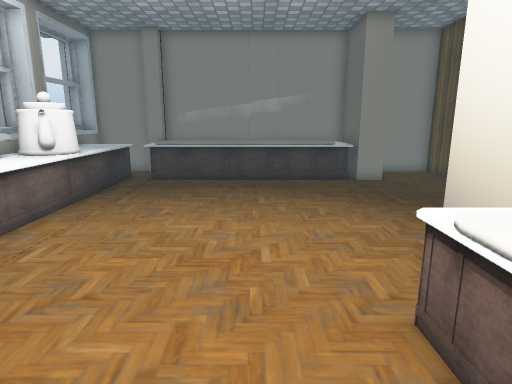
view 1 (above)

17 first-person views from a walk through a scene from a Unity 3-D project. The camera is 1.4 m above the floor, tilts 12° down and sees 75° across. The floor is counted in squares, 0.5 m on a side. Each view is taken from the middle of a square. On the plan, view 1 faces up. The plan holds only what a view shows up to about 20 squares ahead; the rest is blank. The player is left out. Some surface patterns are stand-ins.

view 2
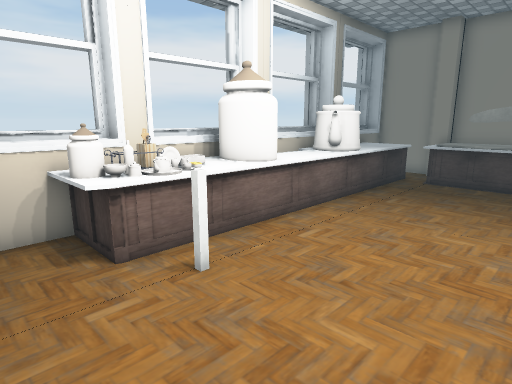

view 3
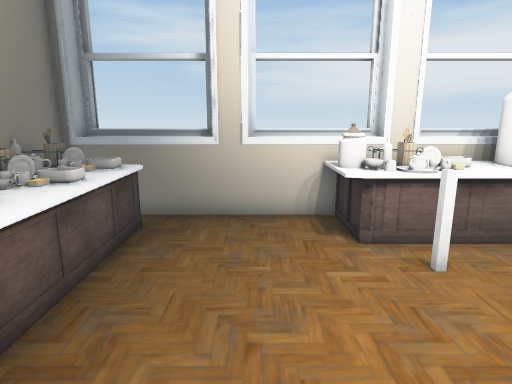

view 4
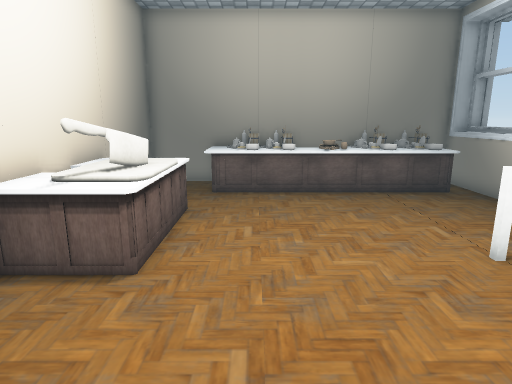

view 5
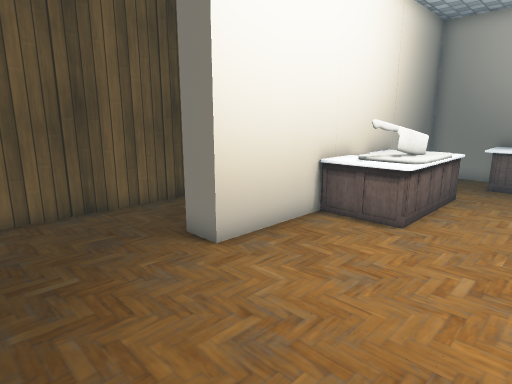

view 6
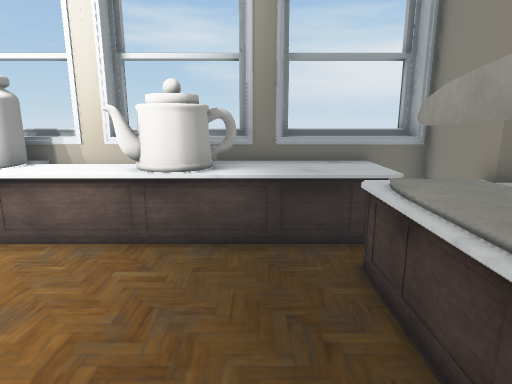

view 7
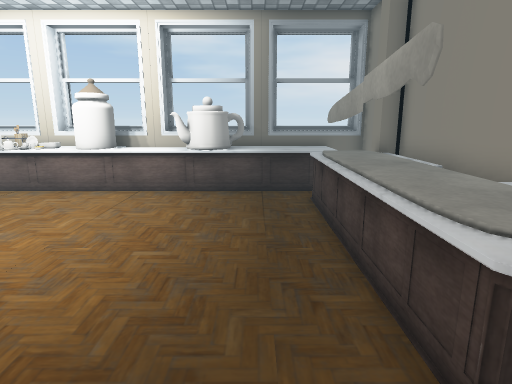

view 8
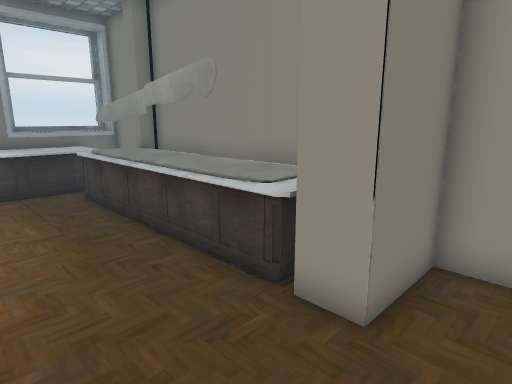

view 9
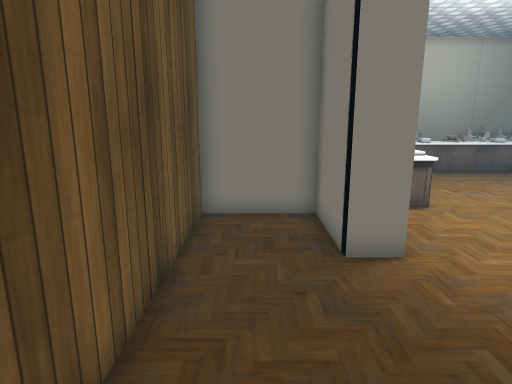

view 10
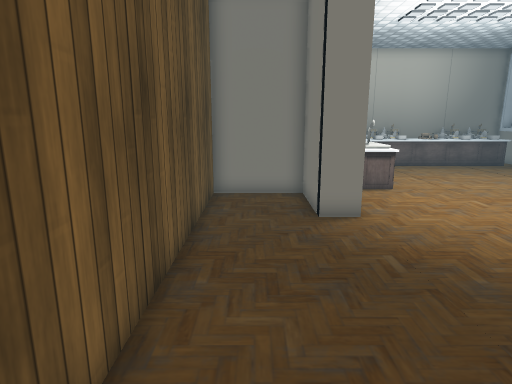

view 11
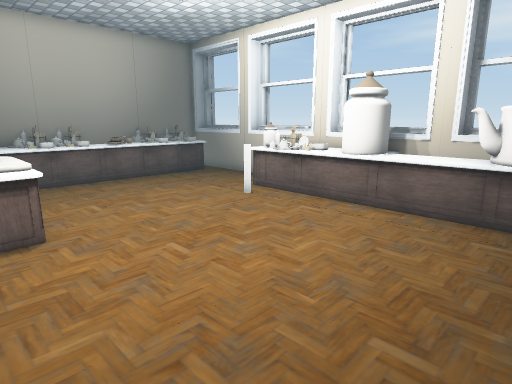

view 12
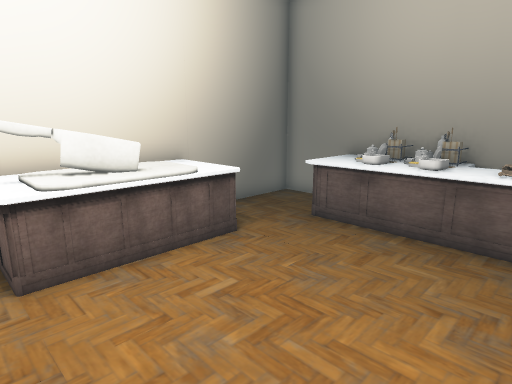

view 13
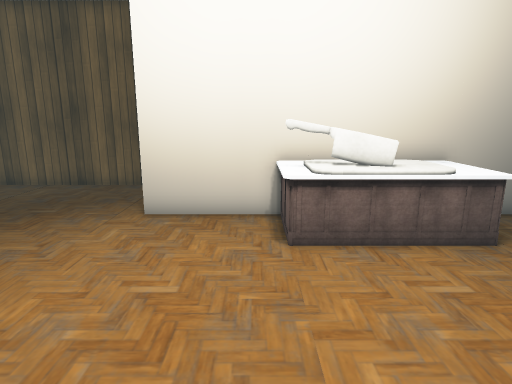

view 14
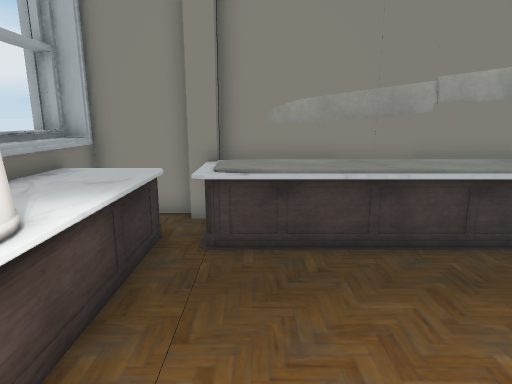

view 15
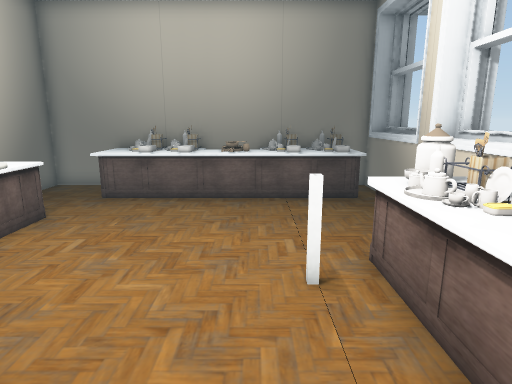

view 16
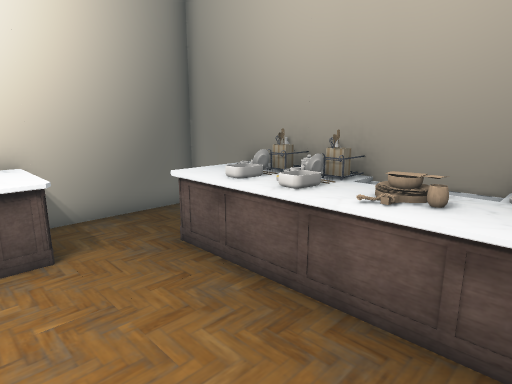

view 17
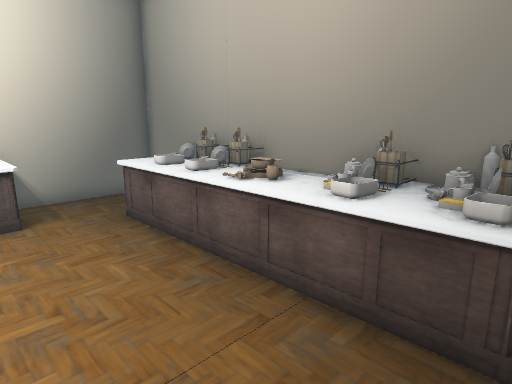

### Floor plan
Key: @ floor where view 1 was taken; # wall or solid block; . floor; = window, fence, low wall or low ledge; P pillar; T table; O other object.
Columns run from 10 left of view 1 to 10 right of it. Each row starts with its distance up from view 1.
 19  ###P################
 18  #..PT         ##...#
 17  #OOOTOOOOOOOOT##...#
 16  #OOOTTTTTTTTTT##...#
 15  #OOO...............#
 14  #OOO...............#
 13  #OOO...............#
 12  # OO...............#
 11  #OOO...............#
 10 ##OOO...............#
  9  #OOO...............#
  8  #OOO..........##...#
  7  #OOO..........##...#
  6  #OOO..........##...#
  5 ##OOO..........######
  4 ##OOO=......TTT#
  3 ##OOO=......TOT#
  2 ##OOO.......TO #
  1 #=..........TO #
  0 ##........@.TTT#
 -1 ##..........TTT#
 -2 #=.............#
 -3 ##TTTTTTTTTTT..#
 -4 ##TTTTTTTTTTT..#
 -5 ##  TTTTTTTTT..#
 -6  ###############

Positions as (right, up) in squares from view 1, and headings:
1: (0, 0), facing up
2: (0, 0), facing up-left
3: (1, 0), facing left
4: (0, 10), facing down
5: (-1, 13), facing down-right
6: (1, 14), facing left
7: (7, 14), facing left
8: (8, 12), facing up-left
9: (8, 15), facing down
10: (8, 18), facing down
11: (4, 13), facing down-left
12: (-4, 5), facing down-right
13: (-5, 5), facing right
14: (-4, 9), facing up
15: (-4, 9), facing down
16: (-5, 1), facing down-right
17: (-8, 1), facing down-right
